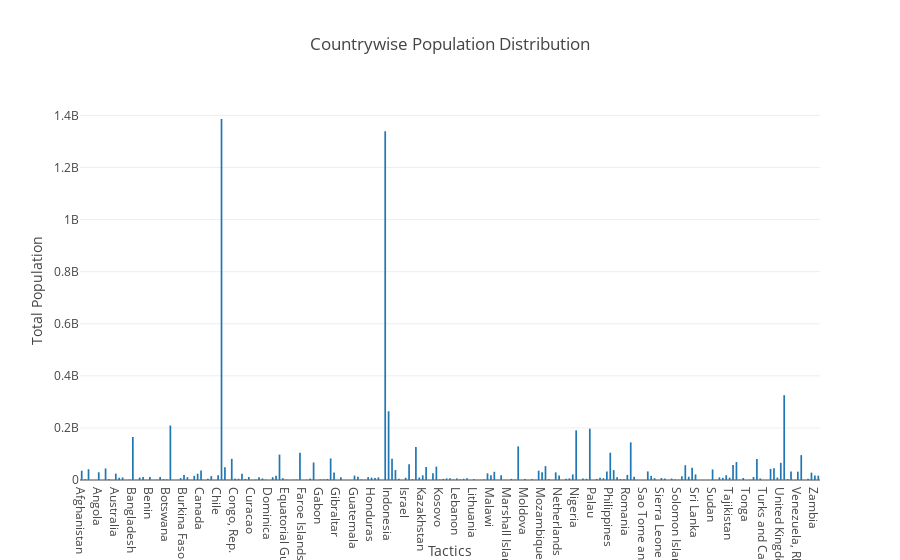

Here is the notebook cell this chart was saved with:
### Code cell
#Create a Bar Graph with the 'Country' and 'Population' columns
data = [go.Bar(
            x= df['Country Name'],
            y= df['2017 [YR2017]'],
            width = 0.5
           
    )]

# Add Title to the x and y axis respectively of your plotly graph
layout = go.Layout(
        title='Countrywise Population Distribution',
        xaxis=dict(
        title='Tactics',
        ),
    
  
    yaxis=dict(
        title='Total Population',
        
        
    ),
    
)

#Create and plot the figure with Plotly
fig = go.Figure(data=data, layout=layout)
iplot(fig, filename='basic-bar')

### Figure 1 — Plotly figure (JSON) as saved in the notebook; plotly's stock layout.template omitted (floating-point values rounded to 4 significant figures; data arrays with more than 128 entries replaced by an {"elided": "..."} marker saying what was removed)
{"data": [{"type": "bar", "uid": "8b201523-ece5-4c09-a2b6-4e4c001521f7", "width": 0.5, "x": {"elided": "217 str values"}, "y": {"elided": "217 mixed values"}}], "layout": {"title": "Countrywise Population Distribution", "xaxis": {"title": "Tactics"}, "yaxis": {"title": "Total Population"}}}
